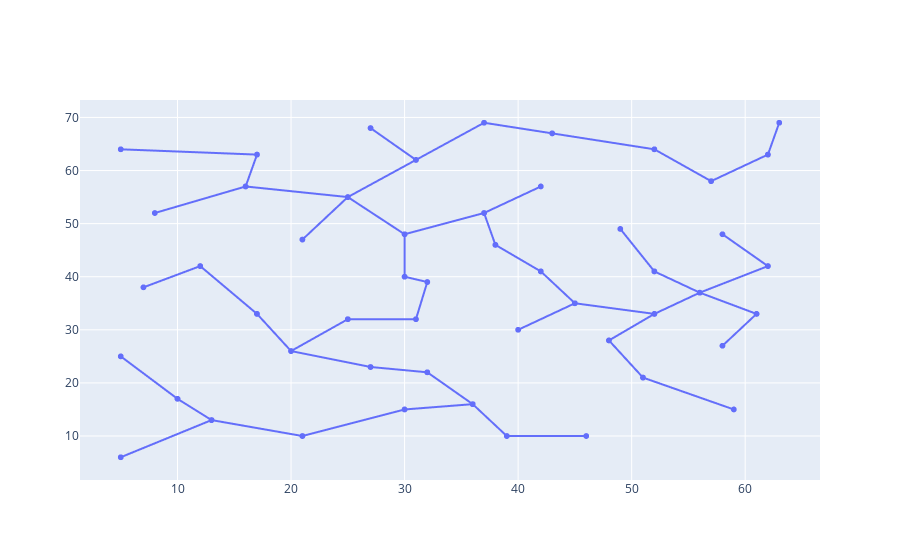

The code cell stored with this chart in its notebook:
### Code cell
fig = go.Figure(data=go.Scattergl(
    x=edge_x,
    y=edge_y,
    mode="markers+lines",
    # mode="markers"
))
fig.update_layout(height=750)
fig.show()

### Figure 1 — Plotly figure (JSON) as saved in the notebook; plotly's stock layout.template omitted (floating-point values rounded to 4 significant figures; data arrays with more than 128 entries replaced by an {"elided": "..."} marker saying what was removed)
{"data": [{"mode": "markers+lines", "type": "scattergl", "x": {"elided": "300 int values"}, "y": {"elided": "300 int values"}}], "layout": {"autosize": true, "xaxis": {"autorange": true, "range": [1.49, 66.51], "type": "linear"}, "yaxis": {"autorange": true, "range": [0.801, 74.2], "type": "linear"}}}
